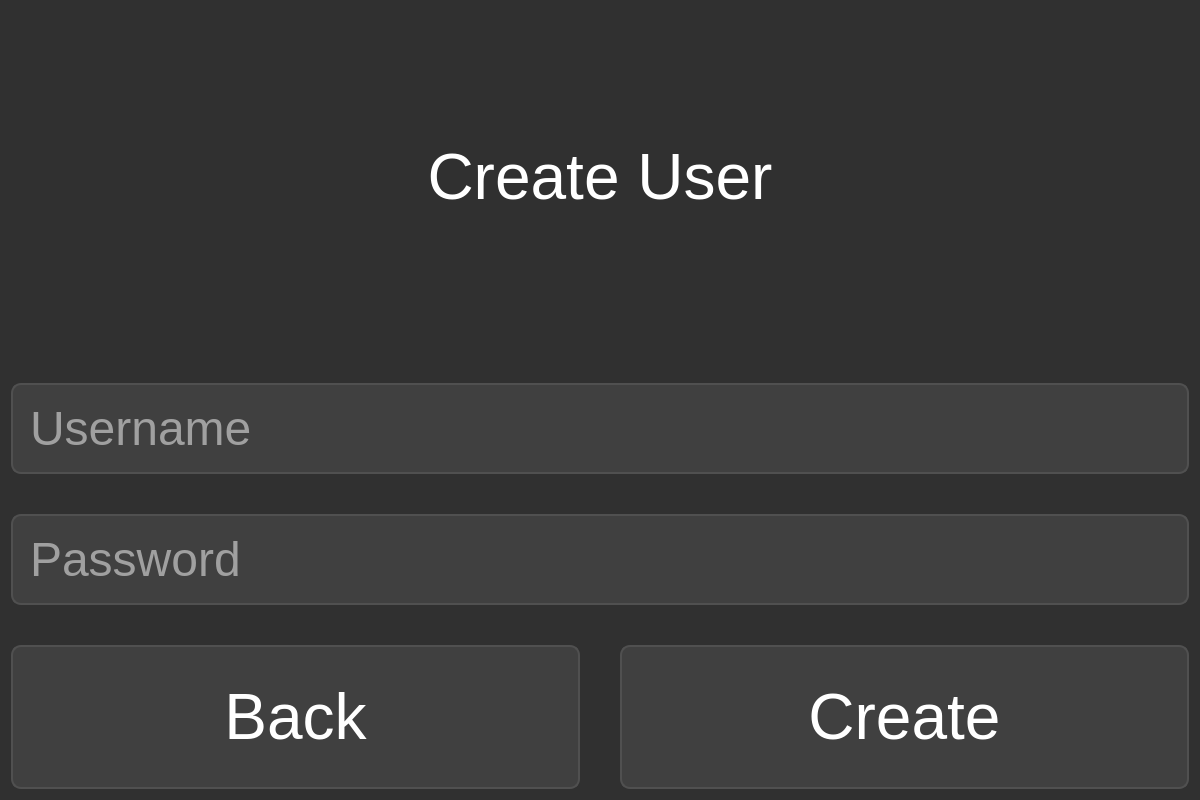
<?xml version="1.0" encoding="UTF-8"?>
<ui version="4.0">
  <class>CreateUserScreen</class>
  <widget class="QWidget" name="CreateUserScreen">
    <property name="geometry">
      <rect>
        <x>0</x>
        <y>0</y>
        <width>1200</width>
        <height>800</height>
      </rect>
    </property>
    <property name="styleSheet">
      <string notr="true">QWidget#CreateUserScreen { background-color: #303030; }
QLabel { color: white; font-size: 48pt; }
QLineEdit { background-color: #404040; color: white; border: 2px solid #505050; border-radius: 10px; padding: 15px; font-size: 36pt; }
QPushButton { background-color: #404040; color: white; border: 2px solid #505050; border-radius: 10px; padding: 10px; font-size: 48pt; min-width: 300px; min-height: 120px; }
QPushButton:hover { background-color: #505050; border-color: #606060; }
QPushButton:pressed { background-color: #606060; }</string>
    </property>
    <layout class="QVBoxLayout" name="verticalLayout">
      <property name="spacing">
        <number>40</number>
      </property>
      <item>
        <widget class="QLabel" name="titleLabel">
          <property name="text"><string>Create User</string></property>
          <property name="alignment"><set>Qt::AlignCenter</set></property>
        </widget>
      </item>
      <item>
        <widget class="QLineEdit" name="usernameEdit">
          <property name="placeholderText"><string>Username</string></property>
        </widget>
      </item>
      <item>
        <widget class="QLineEdit" name="passwordEdit">
          <property name="placeholderText"><string>Password</string></property>
          <property name="echoMode"><enum>QLineEdit::Password</enum></property>
        </widget>
      </item>
      <item>
        <layout class="QHBoxLayout" name="buttonLayout">
          <item>
            <widget class="QPushButton" name="backButton"><property name="text"><string>Back</string></property></widget>
          </item>
          <item>
            <widget class="QPushButton" name="createButton"><property name="text"><string>Create</string></property></widget>
          </item>
        </layout>
      </item>
    </layout>
  </widget>
  <resources/>
  <connections/>
</ui>
